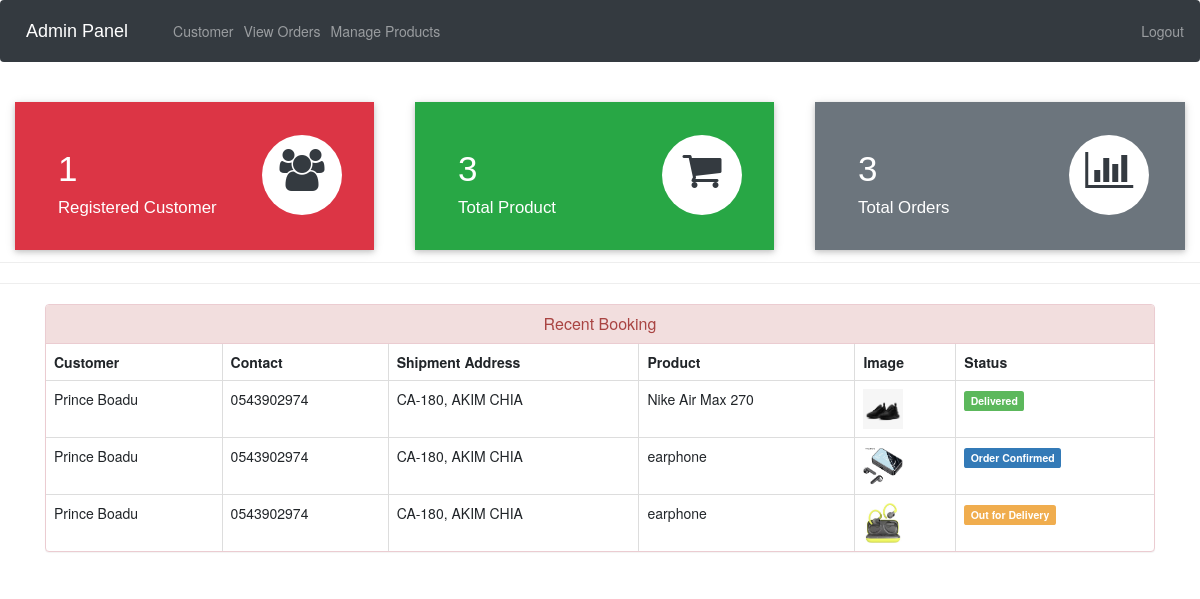
The app's page /admin-dashboard (signed in) with its own data.
### ecom/models.py (models this page shows, shortened)
class Customer(models.Model):
    user=models.OneToOneField(User,on_delete=models.CASCADE)
    profile_pic= models.ImageField(upload_to='profile_pic/CustomerProfilePic/',null=True,blank=True)
    address = models.CharField(max_length=40)
    mobile = models.CharField(max_length=20,null=False)
    @property
    def get_name(self):
        return self.user.first_name+" "+self.user.last_name

class Orders(models.Model):
    STATUS =(
        ('Pending','Pending'),
        ('Order Confirmed','Order Confirmed'),
        ('Out for Delivery','Out for Delivery'),
        ('Delivered','Delivered'),
    )
    PAYMENT_METHOD = (
        ('Online Payment','Online Payment (Card/MoMo)'),
        ('Cash on Delivery','Cash on Delivery'),
    )
    PAYMENT_STATUS = (
        ('Paid','Paid'),
        ('Unpaid','Unpaid'),
    )
    customer=models.ForeignKey('Customer', on_delete=models.CASCADE,null=True)
    product=models.ForeignKey('Product',on_delete=models.CASCADE,null=True)
    email = models.CharField(max_length=50,null=True)
    address = models.CharField(max_length=500,null=True)
    mobile = models.CharField(max_length=20,null=True)
    order_date= models.DateField(auto_now_add=True,null=True)
    status=models.CharField(max_length=50,null=True,choices=STATUS)
    payment_method=models.CharField(max_length=20,null=True,choices=PAYMENT_METHOD,default='Online Payment')
    payment_status=models.CharField(max_length=10,null=True,choices=PAYMENT_STATUS,default='Unpaid')

class Product(models.Model):
    name=models.CharField(max_length=40)
    product_image= models.ImageField(upload_to='product_image/',null=True,blank=True)
    price = models.PositiveIntegerField()
    description=models.CharField(max_length=40)

### ecom/views.py (the view)
# urls.py: path('admin-dashboard', views.admin_dashboard_view,name='admin-dashboard'),
@login_required(login_url='adminlogin')
def admin_dashboard_view(request):
    customercount=models.Customer.objects.all().count()
    productcount=models.Product.objects.all().count()
    ordercount=models.Orders.objects.all().count()
    orders=models.Orders.objects.all()
    ordered_products=[]
    ordered_bys=[]
    for order in orders:
        ordered_product=models.Product.objects.all().filter(id=order.product.id)
        ordered_by=models.Customer.objects.all().filter(id = order.customer.id)
        ordered_products.append(ordered_product)
        ordered_bys.append(ordered_by)
    mydict={
    'customercount':customercount,
    'productcount':productcount,
    'ordercount':ordercount,
    'data':zip(ordered_products,ordered_bys,orders),
    }
    return render(request,'ecom/admin_dashboard.html',context=mydict)

### templates/ecom/admin_dashboard.html
{% extends 'ecom/admin_base.html' %}
{% load static %}
{% block content %}
<br>
{%include 'ecom/admin_dashboard_cards.html'%}
<br><br><br><br><br>
<hr><hr>
<div class="container" >
    <div class="panel panel-danger" >
      <div class="panel-heading" style="text-align:center;">
        <h6 class="panel-title">Recent Booking</h6>
      </div>
      <table class="table table-hover table-bordered" id="dev-table">
        <thead>
          <tr>
            <th>Customer</th>
            <th>Contact</th>
            <th>Shipment Address</th>
            <th>Product</th>
            <th>Image</th>
            <th>Status</th>
          </tr>
        </thead>
        {% for product,customer,order in data %}
        <tr>
          {% for c in customer %}
          <td> {{c.get_name}}</td>
          <td>{{c.mobile}}</td>
          <td>{{order.address}}</td>
          {% endfor %}
          {% for p in product %}
          <td> {{p.name}}</td>
          <td> <img src="{% static p.product_image.url %}" alt="Profile Pic" height="40px" width="40px" /></td>
          {% if order.status == 'Pending'%}
          <td> <span class="label label-info">{{order.status}}</span></td>
          {% elif order.status == 'Delivered' %}
          <td> <span class="label label-success">{{order.status}}</span></td>
          {% elif order.status == 'Out for Delivery' %}
          <td> <span class="label label-warning">{{order.status}}</span></td>
          {%else%}
            <td> <span class="label label-primary">{{order.status}}</span></td>
          {%endif%}
          {% endfor %}
        </tr>
        {% endfor %}
      </table>
  </div>
</div>
{% endblock content %}

### records on screen
Orders: address "CA-180, AKIM CHIA", status "Delivered"
Customer: get_name "Prince Boadu", mobile "0543902974"
Product: name "Nike Air Max 270", product_image (picture)
Orders: address "CA-180, AKIM CHIA", status "Order Confirmed"
Product: name "earphone", product_image (picture)
Orders: address "CA-180, AKIM CHIA", status "Out for Delivery"
Product: name "earphone", product_image (picture)

### other values on screen
{{ customercount }} "1"
{{ productcount }} "3"
{{ ordercount }} "3"
